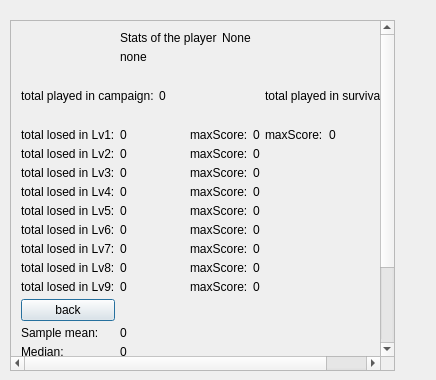
<?xml version="1.0" encoding="UTF-8"?>
<ui version="4.0">
 <class>Stats</class>
 <widget class="QDialog" name="Stats">
  <property name="geometry">
   <rect>
    <x>0</x>
    <y>0</y>
    <width>436</width>
    <height>380</height>
   </rect>
  </property>
  <property name="windowTitle">
   <string>Dialog</string>
  </property>
  <widget class="QScrollArea" name="scrollArea">
   <property name="geometry">
    <rect>
     <x>10</x>
     <y>20</y>
     <width>385</width>
     <height>351</height>
    </rect>
   </property>
   <property name="widgetResizable">
    <bool>true</bool>
   </property>
   <widget class="QWidget" name="scrollAreaWidgetContents_4">
    <property name="geometry">
     <rect>
      <x>0</x>
      <y>0</y>
      <width>388</width>
      <height>424</height>
     </rect>
    </property>
    <layout class="QGridLayout" name="gridLayout">
     <property name="leftMargin">
      <number>10</number>
     </property>
     <property name="topMargin">
      <number>10</number>
     </property>
     <property name="rightMargin">
      <number>10</number>
     </property>
     <property name="bottomMargin">
      <number>10</number>
     </property>
     <property name="spacing">
      <number>5</number>
     </property>
     <item row="4" column="1" colspan="2">
      <widget class="QLabel" name="label_lose_lv_2">
       <property name="text">
        <string>0</string>
       </property>
      </widget>
     </item>
     <item row="4" column="5" colspan="2">
      <widget class="QLabel" name="label_maxSc_2">
       <property name="text">
        <string>0</string>
       </property>
      </widget>
     </item>
     <item row="11" column="3" colspan="2">
      <widget class="QLabel" name="label_maxScore_9">
       <property name="text">
        <string>maxScore:</string>
       </property>
      </widget>
     </item>
     <item row="3" column="1" colspan="2">
      <widget class="QLabel" name="label_lose_lv">
       <property name="text">
        <string>0</string>
       </property>
      </widget>
     </item>
     <item row="7" column="0">
      <widget class="QLabel" name="label_losedLv5">
       <property name="text">
        <string>total losed in Lv5:</string>
       </property>
      </widget>
     </item>
     <item row="3" column="0">
      <widget class="QLabel" name="label_losedLv1">
       <property name="text">
        <string>total losed in Lv1:</string>
       </property>
      </widget>
     </item>
     <item row="8" column="0">
      <widget class="QLabel" name="label_losedLv6">
       <property name="text">
        <string>total losed in Lv6:</string>
       </property>
      </widget>
     </item>
     <item row="7" column="5" colspan="2">
      <widget class="QLabel" name="label_maxSc_5">
       <property name="text">
        <string>0</string>
       </property>
      </widget>
     </item>
     <item row="12" column="0">
      <widget class="QPushButton" name="pushButton_back">
       <property name="text">
        <string>back</string>
       </property>
      </widget>
     </item>
     <item row="7" column="1" colspan="2">
      <widget class="QLabel" name="label_lose_lv_5">
       <property name="text">
        <string>0</string>
       </property>
      </widget>
     </item>
     <item row="11" column="0">
      <widget class="QLabel" name="label_losedLv9">
       <property name="text">
        <string>total losed in Lv9:</string>
       </property>
      </widget>
     </item>
     <item row="6" column="0">
      <widget class="QLabel" name="label_losedLv4">
       <property name="text">
        <string>total losed in Lv4:</string>
       </property>
      </widget>
     </item>
     <item row="16" column="1">
      <widget class="QLabel" name="label_stdDev">
       <property name="text">
        <string>0</string>
       </property>
      </widget>
     </item>
     <item row="2" column="0" colspan="2">
      <widget class="QLabel" name="label_pCampaign">
       <property name="text">
        <string>total played in campaign:</string>
       </property>
      </widget>
     </item>
     <item row="3" column="7">
      <widget class="QLabel" name="label_maxScore_10">
       <property name="text">
        <string>maxScore:</string>
       </property>
      </widget>
     </item>
     <item row="0" column="4" colspan="2">
      <widget class="QLabel" name="label_username">
       <property name="text">
        <string>None</string>
       </property>
      </widget>
     </item>
     <item row="2" column="10">
      <widget class="QScrollBar" name="verticalScrollBar">
       <property name="orientation">
        <enum>Qt::Vertical</enum>
       </property>
      </widget>
     </item>
     <item row="6" column="1" colspan="2">
      <widget class="QLabel" name="label_lose_lv_4">
       <property name="text">
        <string>0</string>
       </property>
      </widget>
     </item>
     <item row="14" column="1">
      <widget class="QLabel" name="label_median">
       <property name="text">
        <string>0</string>
       </property>
      </widget>
     </item>
     <item row="17" column="1">
      <widget class="QLabel" name="label_confidence">
       <property name="text">
        <string>0</string>
       </property>
      </widget>
     </item>
     <item row="5" column="1" colspan="2">
      <widget class="QLabel" name="label_lose_lv_3">
       <property name="text">
        <string>0</string>
       </property>
      </widget>
     </item>
     <item row="5" column="5" colspan="2">
      <widget class="QLabel" name="label_maxSc_3">
       <property name="text">
        <string>0</string>
       </property>
      </widget>
     </item>
     <item row="15" column="0">
      <widget class="QLabel" name="label_5">
       <property name="text">
        <string>Variance:</string>
       </property>
      </widget>
     </item>
     <item row="10" column="3" colspan="2">
      <widget class="QLabel" name="label_maxScore_8">
       <property name="text">
        <string>maxScore:</string>
       </property>
      </widget>
     </item>
     <item row="8" column="5" colspan="2">
      <widget class="QLabel" name="label_maxSc_6">
       <property name="text">
        <string>0</string>
       </property>
      </widget>
     </item>
     <item row="9" column="0">
      <widget class="QLabel" name="label_losedLv7">
       <property name="text">
        <string>total losed in Lv7:</string>
       </property>
      </widget>
     </item>
     <item row="13" column="1">
      <widget class="QLabel" name="label_mean">
       <property name="text">
        <string>0</string>
       </property>
      </widget>
     </item>
     <item row="11" column="1" colspan="2">
      <widget class="QLabel" name="label_lose_lv_9">
       <property name="text">
        <string>0</string>
       </property>
      </widget>
     </item>
     <item row="6" column="5" colspan="2">
      <widget class="QLabel" name="label_maxSc_4">
       <property name="text">
        <string>0</string>
       </property>
      </widget>
     </item>
     <item row="17" column="0">
      <widget class="QLabel" name="label_7">
       <property name="text">
        <string>confidence interv:</string>
       </property>
      </widget>
     </item>
     <item row="2" column="2" colspan="3">
      <widget class="QLabel" name="played_campaign">
       <property name="text">
        <string>0</string>
       </property>
      </widget>
     </item>
     <item row="2" column="9">
      <widget class="QLabel" name="played_survival">
       <property name="text">
        <string>0</string>
       </property>
      </widget>
     </item>
     <item row="13" column="0">
      <widget class="QLabel" name="label_3">
       <property name="text">
        <string>Sample mean:</string>
       </property>
      </widget>
     </item>
     <item row="10" column="0">
      <widget class="QLabel" name="label_losedLv8">
       <property name="text">
        <string>total losed in Lv8:</string>
       </property>
      </widget>
     </item>
     <item row="6" column="3" colspan="2">
      <widget class="QLabel" name="label_maxScore_4">
       <property name="text">
        <string>maxScore:</string>
       </property>
      </widget>
     </item>
     <item row="9" column="5" colspan="2">
      <widget class="QLabel" name="label_maxSc_7">
       <property name="text">
        <string>0</string>
       </property>
      </widget>
     </item>
     <item row="15" column="1">
      <widget class="QLabel" name="label_variance">
       <property name="text">
        <string>0</string>
       </property>
      </widget>
     </item>
     <item row="19" column="0">
      <widget class="QLabel" name="label_10">
       <property name="text">
        <string/>
       </property>
      </widget>
     </item>
     <item row="3" column="3" colspan="2">
      <widget class="QLabel" name="label_maxScore">
       <property name="text">
        <string>maxScore:</string>
       </property>
      </widget>
     </item>
     <item row="2" column="7" colspan="2">
      <widget class="QLabel" name="label_pSurvival">
       <property name="text">
        <string>total played in survival:</string>
       </property>
      </widget>
     </item>
     <item row="10" column="5" colspan="2">
      <widget class="QLabel" name="label_maxSc_8">
       <property name="text">
        <string>0</string>
       </property>
      </widget>
     </item>
     <item row="11" column="5" colspan="2">
      <widget class="QLabel" name="label_maxSc_9">
       <property name="text">
        <string>0</string>
       </property>
      </widget>
     </item>
     <item row="10" column="1" colspan="2">
      <widget class="QLabel" name="label_lose_lv_8">
       <property name="text">
        <string>0</string>
       </property>
      </widget>
     </item>
     <item row="5" column="0">
      <widget class="QLabel" name="label_losedLv3">
       <property name="text">
        <string>total losed in Lv3:</string>
       </property>
      </widget>
     </item>
     <item row="14" column="0">
      <widget class="QLabel" name="label_4">
       <property name="text">
        <string>Median:</string>
       </property>
      </widget>
     </item>
     <item row="3" column="5" colspan="2">
      <widget class="QLabel" name="label_maxSc">
       <property name="text">
        <string>0</string>
       </property>
      </widget>
     </item>
     <item row="9" column="3" colspan="2">
      <widget class="QLabel" name="label_maxScore_7">
       <property name="text">
        <string>maxScore:</string>
       </property>
      </widget>
     </item>
     <item row="4" column="0">
      <widget class="QLabel" name="label_losedLv2">
       <property name="text">
        <string>total losed in Lv2:</string>
       </property>
      </widget>
     </item>
     <item row="18" column="0">
      <widget class="QLabel" name="label_8">
       <property name="text">
        <string>proportion:</string>
       </property>
      </widget>
     </item>
     <item row="7" column="3" colspan="2">
      <widget class="QLabel" name="label_maxScore_5">
       <property name="text">
        <string>maxScore:</string>
       </property>
      </widget>
     </item>
     <item row="5" column="3" colspan="2">
      <widget class="QLabel" name="label_maxScore_3">
       <property name="text">
        <string>maxScore:</string>
       </property>
      </widget>
     </item>
     <item row="9" column="1" colspan="2">
      <widget class="QLabel" name="label_lose_lv_7">
       <property name="text">
        <string>0</string>
       </property>
      </widget>
     </item>
     <item row="3" column="8">
      <widget class="QLabel" name="label_maxSc_10">
       <property name="text">
        <string>0</string>
       </property>
      </widget>
     </item>
     <item row="16" column="0">
      <widget class="QLabel" name="label_6">
       <property name="text">
        <string>Std deviation:</string>
       </property>
      </widget>
     </item>
     <item row="0" column="1" colspan="3">
      <widget class="QLabel" name="label_2">
       <property name="text">
        <string>Stats of the player</string>
       </property>
      </widget>
     </item>
     <item row="18" column="1">
      <widget class="QLabel" name="label_proportion">
       <property name="text">
        <string>0</string>
       </property>
      </widget>
     </item>
     <item row="8" column="1" colspan="2">
      <widget class="QLabel" name="label_lose_lv_6">
       <property name="text">
        <string>0</string>
       </property>
      </widget>
     </item>
     <item row="8" column="3" colspan="2">
      <widget class="QLabel" name="label_maxScore_6">
       <property name="text">
        <string>maxScore:</string>
       </property>
      </widget>
     </item>
     <item row="4" column="3" colspan="2">
      <widget class="QLabel" name="label_maxScore_2">
       <property name="text">
        <string>maxScore:</string>
       </property>
      </widget>
     </item>
     <item row="1" column="1">
      <widget class="QLabel" name="label_email">
       <property name="text">
        <string>none</string>
       </property>
      </widget>
     </item>
    </layout>
   </widget>
  </widget>
 </widget>
 <resources/>
 <connections/>
</ui>
